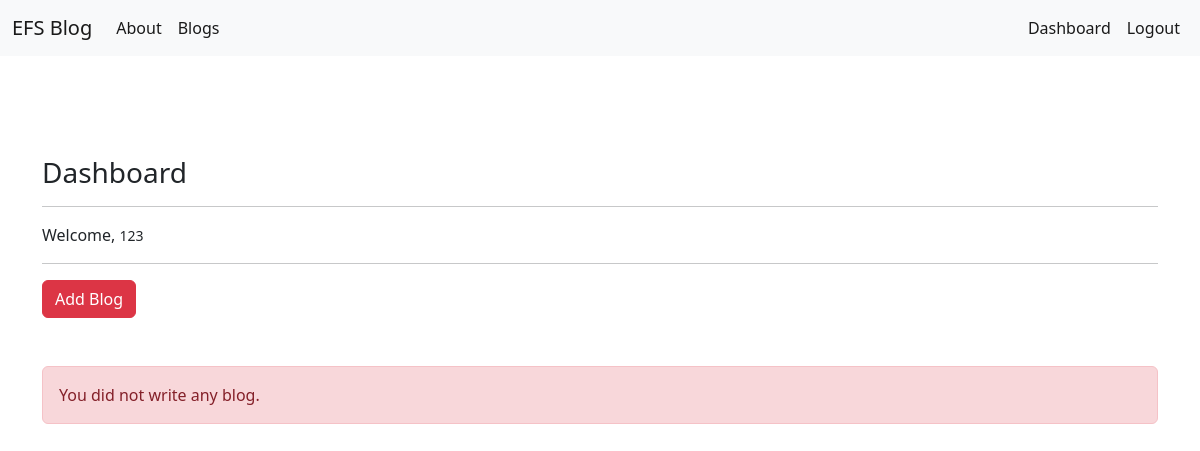
Page /blogs/dashboard/ (signed in) on the earlier database version.
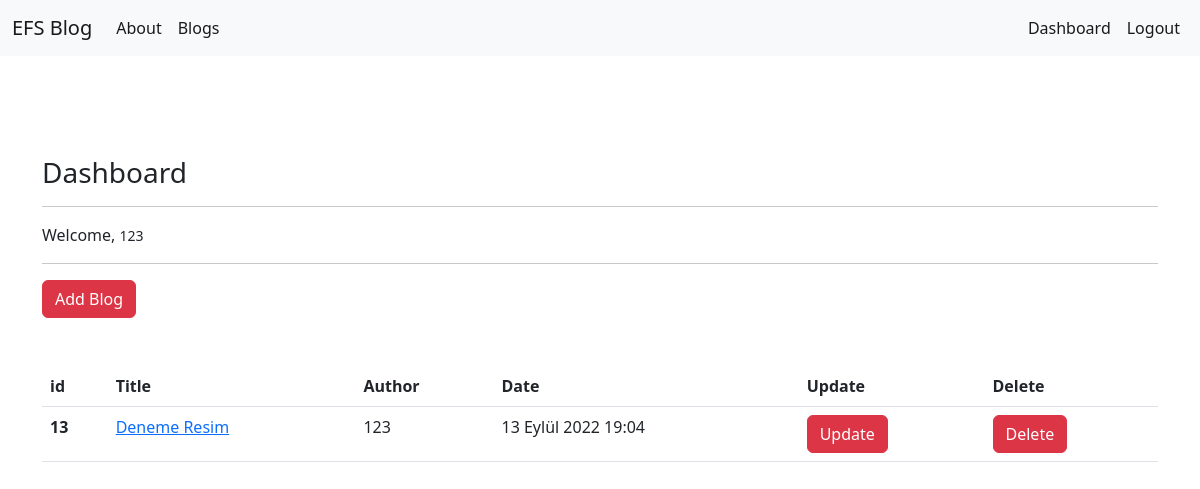
Same page on the later database version.
### article/models.py (models this page shows, shortened)
class Article(models.Model):
    author = models.ForeignKey("auth.User", on_delete = models.CASCADE,verbose_name= "Author ")
    title = models.CharField(max_length = 50, verbose_name= "Title ")
    content = RichTextField()
    created_date = models.DateTimeField(auto_now_add=True, verbose_name= "Created Date")
    article_image = models.FileField(blank = True,null = True,verbose_name="Image")

### article/views.py (the view)
# urls.py: path('dashboard/',views.dashboard,name = "dashboard"),
def dashboard(request):
    articles = Article.objects.filter(author = request.user)
    context = {
        "articles" : articles
    }
    return render(request,"dashboard.html",context)

### templates/dashboard.html
{% extends 'layout.html' %}
{% block body %}
<h3> Dashboard </h3>
<hr>
<p>
    Welcome, <small>{{request.user.username}}</small>
</p>
<hr>
<a class = "btn btn-danger" href = "/blogs/addblog"> Add Blog </a>
<br><br><br>
{% if articles %}
    <table class="table">
        <thead>
        <tr>
            <th scope="col">id</th>
            <th scope="col">Title</th>
            <th scope="col">Author</th>
            <th scope="col">Date</th>
            <th scope="col">Update</th>
            <th scope="col">Delete</th>
        </tr>
        </thead>
        <tbody>
            {% for article in articles %}
                <tr>
                    <th scope="row">{{article.id}}</th>
                    <td><a href = "/blogs/blog/{{article.id}}">{{article.title}}</a></td>
                    <td>{{article.author.username}}</td>
                    <td>{{article.created_date}}</td>
                    <td><a href="/blogs/update/{{article.id}}" class = "btn btn-danger">Update</a></td>
                    <td><a href="/blogs/delete/{{article.id}}" class = "btn btn-danger">Delete</a></td>
                </tr>
            {% endfor %}
        </tbody>
    </table>
{% else %}
    <div class ="alert alert-danger"> You did not write any blog.</div>
{% endif %}
{% endblock body %}

Differences in the rows shown:
added Article: id "13", title "Deneme Resim", author.username "123", created_date "13 Eylül 2022 19:04"
Other differences:
text no longer shown: "You did not write any blog."
text now shown: "id Title Author Date Update Delete"
